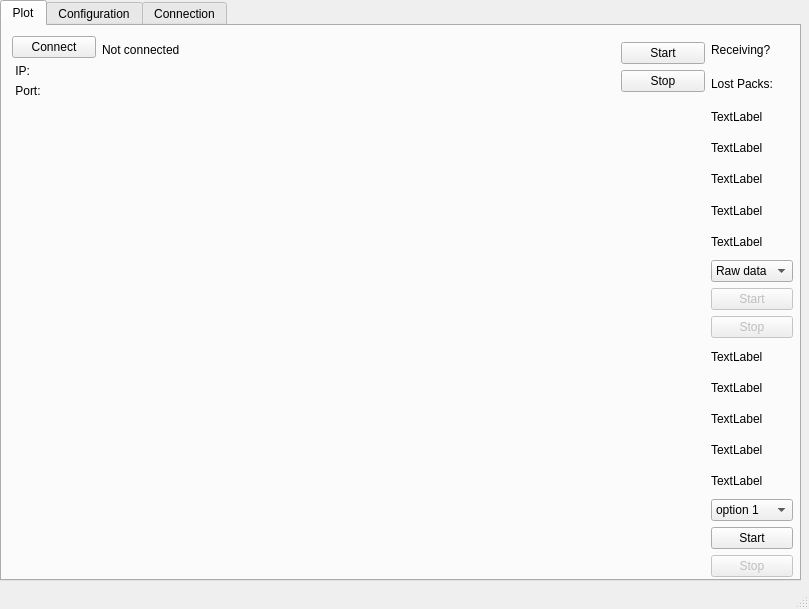
<?xml version="1.0" encoding="UTF-8"?>
<ui version="4.0">
 <class>MainWindow</class>
 <widget class="QMainWindow" name="MainWindow">
  <property name="geometry">
   <rect>
    <x>0</x>
    <y>0</y>
    <width>809</width>
    <height>609</height>
   </rect>
  </property>
  <property name="windowTitle">
   <string>MainWindow</string>
  </property>
  <widget class="QWidget" name="centralwidget">
   <widget class="QTabWidget" name="tabWidget">
    <property name="geometry">
     <rect>
      <x>0</x>
      <y>0</y>
      <width>801</width>
      <height>581</height>
     </rect>
    </property>
    <property name="currentIndex">
     <number>0</number>
    </property>
    <widget class="QWidget" name="tab">
     <attribute name="title">
      <string>Plot</string>
     </attribute>
     <widget class="QWidget" name="gridLayoutWidget_3">
      <property name="geometry">
       <rect>
        <x>10</x>
        <y>10</y>
        <width>781</width>
        <height>541</height>
       </rect>
      </property>
      <layout class="QGridLayout" name="gridLayout_3" rowstretch="1,6,6" columnstretch="8,0">
       <item row="1" column="1">
        <layout class="QGridLayout" name="gridLayout_4">
         <item row="3" column="0">
          <widget class="QLabel" name="label_13">
           <property name="text">
            <string>TextLabel</string>
           </property>
          </widget>
         </item>
         <item row="2" column="0">
          <widget class="QLabel" name="label_14">
           <property name="text">
            <string>TextLabel</string>
           </property>
          </widget>
         </item>
         <item row="7" column="0">
          <widget class="QPushButton" name="stop_plot1">
           <property name="enabled">
            <bool>false</bool>
           </property>
           <property name="text">
            <string>Stop</string>
           </property>
          </widget>
         </item>
         <item row="4" column="0">
          <widget class="QLabel" name="label_12">
           <property name="text">
            <string>TextLabel</string>
           </property>
          </widget>
         </item>
         <item row="1" column="0">
          <widget class="QLabel" name="label_15">
           <property name="text">
            <string>TextLabel</string>
           </property>
          </widget>
         </item>
         <item row="6" column="0">
          <widget class="QPushButton" name="start_plot1">
           <property name="enabled">
            <bool>false</bool>
           </property>
           <property name="text">
            <string>Start</string>
           </property>
          </widget>
         </item>
         <item row="0" column="0">
          <widget class="QLabel" name="label_16">
           <property name="text">
            <string>TextLabel</string>
           </property>
          </widget>
         </item>
         <item row="5" column="0">
          <widget class="QComboBox" name="plot1_2">
           <item>
            <property name="text">
             <string>Raw data</string>
            </property>
           </item>
          </widget>
         </item>
        </layout>
       </item>
       <item row="2" column="0">
        <widget class="PlotWidget" name="graph2" native="true"/>
       </item>
       <item row="2" column="1">
        <layout class="QGridLayout" name="gridLayout_5">
         <item row="1" column="0">
          <widget class="QLabel" name="label_19">
           <property name="text">
            <string>TextLabel</string>
           </property>
          </widget>
         </item>
         <item row="5" column="0">
          <widget class="QComboBox" name="plot2">
           <item>
            <property name="text">
             <string>option 1</string>
            </property>
           </item>
           <item>
            <property name="text">
             <string>option 2</string>
            </property>
           </item>
           <item>
            <property name="text">
             <string>option 3</string>
            </property>
           </item>
          </widget>
         </item>
         <item row="3" column="0">
          <widget class="QLabel" name="label_17">
           <property name="text">
            <string>TextLabel</string>
           </property>
          </widget>
         </item>
         <item row="7" column="0">
          <widget class="QPushButton" name="stop_plot2">
           <property name="enabled">
            <bool>false</bool>
           </property>
           <property name="text">
            <string>Stop</string>
           </property>
          </widget>
         </item>
         <item row="4" column="0">
          <widget class="QLabel" name="plots2">
           <property name="text">
            <string>TextLabel</string>
           </property>
          </widget>
         </item>
         <item row="6" column="0">
          <widget class="QPushButton" name="start_plot2">
           <property name="text">
            <string>Start</string>
           </property>
          </widget>
         </item>
         <item row="2" column="0">
          <widget class="QLabel" name="label_18">
           <property name="text">
            <string>TextLabel</string>
           </property>
          </widget>
         </item>
         <item row="0" column="0">
          <widget class="QLabel" name="label_20">
           <property name="text">
            <string>TextLabel</string>
           </property>
          </widget>
         </item>
        </layout>
       </item>
       <item row="1" column="0">
        <widget class="PlotWidget" name="graph1" native="true"/>
       </item>
       <item row="0" column="0">
        <layout class="QHBoxLayout" name="horizontalLayout_2" stretch="1,1,5,1">
         <item>
          <layout class="QVBoxLayout" name="verticalLayout">
           <item>
            <widget class="QPushButton" name="connect_button">
             <property name="text">
              <string>Connect</string>
             </property>
            </widget>
           </item>
           <item>
            <widget class="QLabel" name="ip_label">
             <property name="text">
              <string> IP:</string>
             </property>
            </widget>
           </item>
           <item>
            <widget class="QLabel" name="port_label">
             <property name="text">
              <string> Port:</string>
             </property>
            </widget>
           </item>
          </layout>
         </item>
         <item>
          <layout class="QVBoxLayout" name="verticalLayout_2">
           <item>
            <widget class="QLabel" name="con_status">
             <property name="text">
              <string>Not connected</string>
             </property>
             <property name="alignment">
              <set>Qt::AlignLeading|Qt::AlignLeft|Qt::AlignVCenter</set>
             </property>
            </widget>
           </item>
           <item>
            <widget class="QWidget" name="widget" native="true"/>
           </item>
          </layout>
         </item>
         <item>
          <widget class="QWidget" name="widget_2" native="true"/>
         </item>
         <item>
          <layout class="QGridLayout" name="gridLayout_6">
           <item row="0" column="1">
            <layout class="QVBoxLayout" name="verticalLayout_4">
             <item>
              <widget class="QPushButton" name="start_receive">
               <property name="text">
                <string>Start</string>
               </property>
              </widget>
             </item>
             <item>
              <widget class="QPushButton" name="stop_receive">
               <property name="text">
                <string>Stop</string>
               </property>
              </widget>
             </item>
            </layout>
           </item>
          </layout>
         </item>
        </layout>
       </item>
       <item row="0" column="1">
        <layout class="QVBoxLayout" name="verticalLayout_3">
         <item>
          <widget class="QLabel" name="label_11">
           <property name="text">
            <string>Receiving?</string>
           </property>
          </widget>
         </item>
         <item>
          <widget class="QLabel" name="label_21">
           <property name="text">
            <string>Lost Packs:</string>
           </property>
          </widget>
         </item>
        </layout>
       </item>
      </layout>
     </widget>
    </widget>
    <widget class="QWidget" name="tab_2">
     <attribute name="title">
      <string>Configuration</string>
     </attribute>
     <widget class="QWidget" name="gridLayoutWidget_2">
      <property name="geometry">
       <rect>
        <x>10</x>
        <y>10</y>
        <width>311</width>
        <height>119</height>
       </rect>
      </property>
      <layout class="QGridLayout" name="gridLayout_2">
       <item row="2" column="1">
        <widget class="QLineEdit" name="lineEdit_6"/>
       </item>
       <item row="1" column="1">
        <widget class="QLineEdit" name="lineEdit_5"/>
       </item>
       <item row="3" column="0">
        <widget class="QLabel" name="label_7">
         <property name="text">
          <string>Offset:</string>
         </property>
        </widget>
       </item>
       <item row="0" column="1">
        <widget class="QLineEdit" name="lineEdit_4"/>
       </item>
       <item row="1" column="0">
        <widget class="QLabel" name="label_5">
         <property name="text">
          <string>Plot-Package Length:</string>
         </property>
        </widget>
       </item>
       <item row="2" column="0">
        <widget class="QLabel" name="label_6">
         <property name="text">
          <string>Intervall Size:</string>
         </property>
        </widget>
       </item>
       <item row="3" column="1">
        <widget class="QSpinBox" name="spinBox"/>
       </item>
       <item row="0" column="0">
        <widget class="QLabel" name="label_4">
         <property name="text">
          <string>UDP-Package Length:</string>
         </property>
        </widget>
       </item>
      </layout>
     </widget>
    </widget>
    <widget class="QWidget" name="tab_3">
     <attribute name="title">
      <string>Connection</string>
     </attribute>
     <widget class="QWidget" name="gridLayoutWidget">
      <property name="geometry">
       <rect>
        <x>10</x>
        <y>10</y>
        <width>365</width>
        <height>111</height>
       </rect>
      </property>
      <layout class="QGridLayout" name="gridLayout">
       <item row="0" column="0">
        <widget class="QLabel" name="label">
         <property name="text">
          <string>IP-Address:</string>
         </property>
        </widget>
       </item>
       <item row="1" column="0">
        <widget class="QLabel" name="label_2">
         <property name="text">
          <string>Receiving Port:</string>
         </property>
        </widget>
       </item>
       <item row="2" column="1">
        <widget class="QLineEdit" name="senport">
         <property name="inputMask">
          <string>0000</string>
         </property>
         <property name="text">
          <string>9091</string>
         </property>
        </widget>
       </item>
       <item row="2" column="0">
        <widget class="QLabel" name="label_3">
         <property name="text">
          <string>Sending Port:</string>
         </property>
        </widget>
       </item>
       <item row="1" column="1">
        <widget class="QLineEdit" name="recport">
         <property name="inputMask">
          <string>0000</string>
         </property>
         <property name="text">
          <string>9090</string>
         </property>
        </widget>
       </item>
       <item row="3" column="0">
        <widget class="QPushButton" name="refresh">
         <property name="text">
          <string>Refresh</string>
         </property>
        </widget>
       </item>
       <item row="0" column="1">
        <layout class="QHBoxLayout" name="horizontalLayout">
         <item>
          <widget class="QLineEdit" name="ip1">
           <property name="inputMask">
            <string>000</string>
           </property>
           <property name="text">
            <string>192</string>
           </property>
          </widget>
         </item>
         <item>
          <widget class="QLabel" name="label_8">
           <property name="text">
            <string>.</string>
           </property>
          </widget>
         </item>
         <item>
          <widget class="QLineEdit" name="ip2">
           <property name="inputMask">
            <string>000</string>
           </property>
           <property name="text">
            <string>168</string>
           </property>
          </widget>
         </item>
         <item>
          <widget class="QLabel" name="label_9">
           <property name="text">
            <string>.</string>
           </property>
          </widget>
         </item>
         <item>
          <widget class="QLineEdit" name="ip3">
           <property name="inputMask">
            <string>000</string>
           </property>
           <property name="text">
            <string>1</string>
           </property>
          </widget>
         </item>
         <item>
          <widget class="QLabel" name="label_10">
           <property name="text">
            <string>.</string>
           </property>
          </widget>
         </item>
         <item>
          <widget class="QLineEdit" name="ip4">
           <property name="inputMask">
            <string>000</string>
           </property>
           <property name="text">
            <string>1</string>
           </property>
          </widget>
         </item>
        </layout>
       </item>
      </layout>
     </widget>
    </widget>
   </widget>
  </widget>
  <widget class="QStatusBar" name="statusbar"/>
 </widget>
 <customwidgets>
  <customwidget>
   <class>PlotWidget</class>
   <extends>QWidget</extends>
   <header>pyqtgraph</header>
   <container>1</container>
  </customwidget>
 </customwidgets>
 <tabstops>
  <tabstop>ip1</tabstop>
  <tabstop>ip2</tabstop>
  <tabstop>ip3</tabstop>
  <tabstop>ip4</tabstop>
  <tabstop>recport</tabstop>
  <tabstop>senport</tabstop>
  <tabstop>refresh</tabstop>
  <tabstop>plot1_2</tabstop>
  <tabstop>start_plot1</tabstop>
  <tabstop>stop_plot1</tabstop>
  <tabstop>plot2</tabstop>
  <tabstop>start_plot2</tabstop>
  <tabstop>stop_plot2</tabstop>
  <tabstop>lineEdit_4</tabstop>
  <tabstop>lineEdit_5</tabstop>
  <tabstop>lineEdit_6</tabstop>
  <tabstop>spinBox</tabstop>
  <tabstop>tabWidget</tabstop>
 </tabstops>
 <resources/>
 <connections/>
</ui>
